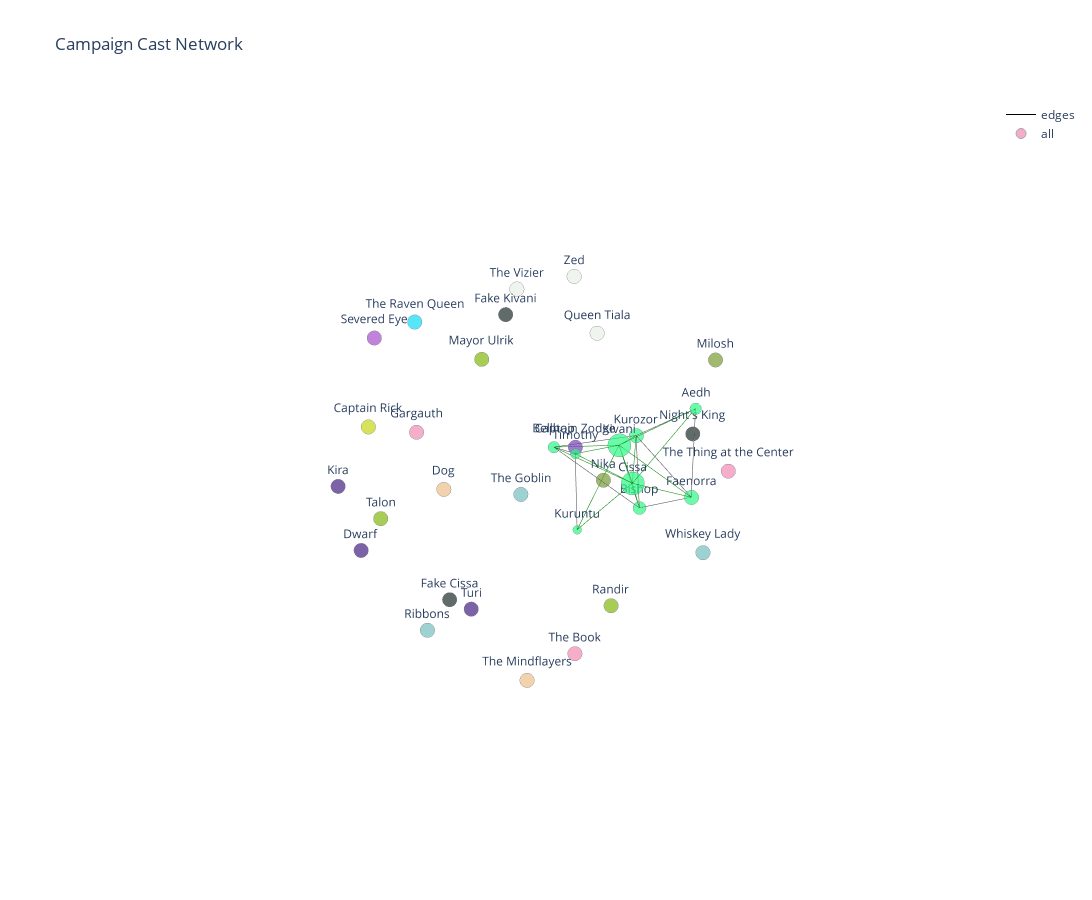

The notebook cell saved with this chart:
### Markdown cell above
### Configure layout and show plot

### Code cell
axis = dict(showbackground = False, 
            showline = False, 
            zeroline = False, 
            showgrid = False, 
            showticklabels = False, 
            showspikes = False,
            title = '')

layout = go.Layout(
    title = "Campaign Cast Network",
    plot_bgcolor='#696969',
    width = 1200,
    height = 900,
    showlegend = True,
    scene = dict(
        xaxis = dict(axis),
        yaxis = dict(axis),
        zaxis = dict(axis)))

fig = go.Figure(data = [edge_trace, node_trace], 
                layout = layout)

fig.write_html("output/campaign-cast.html")                

iplot(fig, filename = 'campaign')

### Figure 1 — Plotly figure (JSON) as saved in the notebook; plotly's stock layout.template omitted (floating-point values rounded to 4 significant figures)
{"data": [{"hoverinfo": "text", "line": {"color": ["green", "green", "green", "green", "green", "green", "green", "green", "green", "green", "green", "green", "green", "green", "green", "green", "green", "green", "green", "green", "green", "green", "green", "green", "green", "green", "green", "green", "green", "green", "green", "green", "green", "green", "green", "green", "green", "green", "green", "green", "green", "green", "green", "green", "green"], "width": 1}, "mode": "lines", "name": "edges", "text": ["Friend", "Friend", "Friend", "Friend", "Friend", "Friend", "Friend", "Friend", "Friend", "Friend", "Friend", "Friend", "Friend", "Friend", "Friend", "Friend", "Friend", "Friend", "Friend", "Friend", "Friend", "Friend", "Friend", "Friend", "Friend", "Friend", "Friend", "Friend", "Friend", "Friend", "Friend", "Friend", "Friend", "Friend", "Friend", "Friend", "Friend", "Friend", "Friend", "Friend", "Friend", "Friend", "Friend", "Friend", "Friend"], "type": "scatter3d", "visible": true, "x": [-0.4813, -0.4809, null, -0.4813, -0.2474, null, -0.4813, -0.1637, null, -0.4813, -0.2884, null, -0.4813, -0.6422, null, -0.4813, -0.7762, null, -0.4813, -0.7842, null, -0.4813, -0.6782, null, -0.4809, -0.2474, null, -0.4809, -0.1637, null, -0.4809, -0.2884, null, -0.4809, -0.6422, null, -0.4809, -0.7762, null, -0.4809, -0.7842, null, -0.4809, -0.6782, null, -0.2474, -0.1637, null, -0.1637, -0.2884, null, -0.2884, -0.6422, null, -0.2884, -0.7762, null, -0.6422, -0.6782, null, -0.6422, -0.7762, null, -0.7762, -0.6782, null, -0.7762, -0.7842, null, -0.7842, -0.6782, null], "y": [0.1836, 0.07693, null, 0.1836, 0.01259, null, 0.1836, 0.054, null, 0.1836, -0.2116, null, 0.1836, 0.1261, null, 0.1836, -0.03834, null, 0.1836, 0.3193, null, 0.1836, 0.4304, null, 0.07693, 0.01259, null, 0.07693, 0.054, null, 0.07693, -0.2116, null, 0.07693, 0.1261, null, 0.07693, -0.03834, null, 0.07693, 0.3193, null, 0.07693, 0.4304, null, 0.01259, 0.054, null, 0.054, -0.2116, null, -0.2116, 0.1261, null, -0.2116, -0.03834, null, 0.1261, 0.4304, null, 0.1261, -0.03834, null, -0.03834, 0.4304, null, -0.03834, 0.3193, null, 0.3193, 0.4304, null], "z": [-0.2639, -0.07063, null, -0.2639, -0.5464, null, -0.2639, 0.01983, null, -0.2639, -0.1294, null, -0.2639, -0.5522, null, -0.2639, -0.2033, null, -0.2639, 0.1271, null, -0.2639, -0.33, null, -0.07063, -0.5464, null, -0.07063, 0.01983, null, -0.07063, -0.1294, null, -0.07063, -0.5522, null, -0.07063, -0.2033, null, -0.07063, 0.1271, null, -0.07063, -0.33, null, -0.5464, 0.01983, null, 0.01983, -0.1294, null, -0.1294, -0.5522, null, -0.1294, -0.2033, null, -0.5522, -0.33, null, -0.5522, -0.2033, null, -0.2033, -0.33, null, -0.2033, 0.1271, null, 0.1271, -0.33, null]}, {"customdata": [["a very evil book", "Unknown"], ["a tricky fellow", "Captain Rick"], ["superstar blind wizard", "Crew"], ["mellow yellow fellow", "Crew"], ["grumpy dwarf", "Crew"], ["doppelganger?", "Doppelgangers"], ["doppelganger?", "Doppelgangers"], [null, "Doppelgangers"], ["mercenary law enforcement", "Flaming Fist"], ["don't mess with him", "Hunters"], ["tinfoil conspiracy theorist", "Hunters"], ["aide to faenorra", "Last Port"], ["ambitiou king of the mayors", "Last Port"], ["a wise man", "Last Port"], ["adventuring bard", "Party"], ["magic initiate", "Party"], ["bored security", "Party"], ["rapier killer", "Party"], ["aspiring monster hunter", "Party"], ["playboy investigaror", "Party"], ["cleric on a mission", "Party"], ["paladin with a dark side", "Party"], ["princess with an attitude", "Party"], ["man? in need of a cure", "Severed Eyes"], ["barkeep and utter madman", "The Guild"], ["prettiest hag you've ever seen", "The Guild"], ["not a goblin", "The Guild"], ["brain eaters", "The Mindflayers"], ["such a cute \"dog\"", "The Mindflayers"], ["nevermore", "The Raven Queen"], ["it's hungry", "Unknown"], ["long suffering butler", "The Vizier"], ["he's in control", "The Vizier"], ["leader of the cannibal elves", "The Vizier"], ["Archdevil formerly trapped in a shielf. Former patron of Kivani", "Unknown"]], "hoverinfo": "text", "hovertemplate": "%{text}<br><i>%{customdata[0]}</i><br><b>Affiliation</b>: %{customdata[1]}<br>", "line": {"color": "rgb(125,125,125)", "width": 0.5}, "marker": {"color": ["#F289B3", "#C5D714", "#442082", "#442082", "#442082", "#1C2E2B", "#1C2E2B", "#1C2E2B", "#7942BD", "#789B34", "#789B34", "#82B70E", "#82B70E", "#82B70E", "#29F885", "#29F885", "#29F885", "#29F885", "#29F885", "#29F885", "#29F885", "#29F885", "#29F885", "#A54DCA", "#74BDC0", "#74BDC0", "#74BDC0", "#EDBF88", "#EDBF88", "#10DBF7", "#F289B3", "#E7EEE7", "#E7EEE7", "#E7EEE7", "#F289B3"], "size": [10, 10, 10, 10, 10, 10, 10, 10, 10, 10, 10, 10, 10, 10, 16, 16, 6, 7, 8, 9, 10, 8, 10, 10, 10, 10, 10, 10, 10, 10, 10, 10, 10, 10, 10], "symbol": "circle"}, "mode": "markers+text", "name": "all", "showlegend": true, "text": ["The Book", "Captain Rick", "Turi", "Kira", "Dwarf", "Fake Cissa", "Fake Kivani", "Night's King", "Captain Zodge", "Milosh", "Nika", "Talon", "Mayor Ulrik", "Randir", "Cissa", "Kivani", "Kuruntu", "Timothy", "Bellhop", "Bishop", "Kurozor", "Aedh", "Faenorra", "Severed Eye", "Ribbons", "Whiskey Lady", "The Goblin", "The Mindflayers", "Dog", "The Raven Queen", "The Thing at the Center", "Zed", "The Vizier", "Queen Tiala", "Gargauth"], "type": "scatter3d", "visible": true, "x": [0.3175, 0.8665, 0.9149, 0.8066, 1, 0.4131, 0.3215, -0.8611, 0.4814, -0.4369, -0.6588, 0.5324, -0.3539, 0.5112, -0.4813, -0.4809, -0.2474, -0.1637, -0.2884, -0.6422, -0.7762, -0.7842, -0.6782, 0.5317, 0.7845, -0.195, -0.3901, 0.6671, 0.8695, 0.1018, -0.1758, -0.3579, -0.4016, -0.8105, 0.06408], "y": [0.5212, -0.1715, 0.482, -0.598, -0.146, -0.3058, 0.08212, 0.2722, 0.6228, 0.6088, -0.1606, -0.6941, -0.8434, 0.869, 0.1836, 0.07693, 0.01259, 0.054, -0.2116, 0.1261, -0.03834, 0.3193, 0.4304, -0.5572, -0.01448, 0.8314, -0.5739, 0.5461, 0.3031, -0.8257, 0.9045, -0.166, -0.6016, -0.3903, -0.9475], "z": [-0.6887, 0.5503, 0.005735, -0.01386, -0.02045, -0.8349, 0.955, -0.08586, 0.6474, 0.6589, -0.5165, -0.4259, 0.133, 0.01298, -0.2639, -0.07063, -0.5464, 0.01983, -0.1294, -0.5522, -0.2033, 0.1271, -0.33, 0.6936, -0.5788, -0.169, -0.6992, -0.5709, 0.4852, 0.5292, 0.3436, 0.8359, 0.62, 0.2947, -0.2125]}], "layout": {"height": 900, "plot_bgcolor": "#696969", "scene": {"xaxis": {"showbackground": false, "showgrid": false, "showline": false, "showspikes": false, "showticklabels": false, "title": {"text": ""}, "zeroline": false}, "yaxis": {"showbackground": false, "showgrid": false, "showline": false, "showspikes": false, "showticklabels": false, "title": {"text": ""}, "zeroline": false}, "zaxis": {"showbackground": false, "showgrid": false, "showline": false, "showspikes": false, "showticklabels": false, "title": {"text": ""}, "zeroline": false}}, "showlegend": true, "title": {"text": "Campaign Cast Network"}, "width": 1200}}
